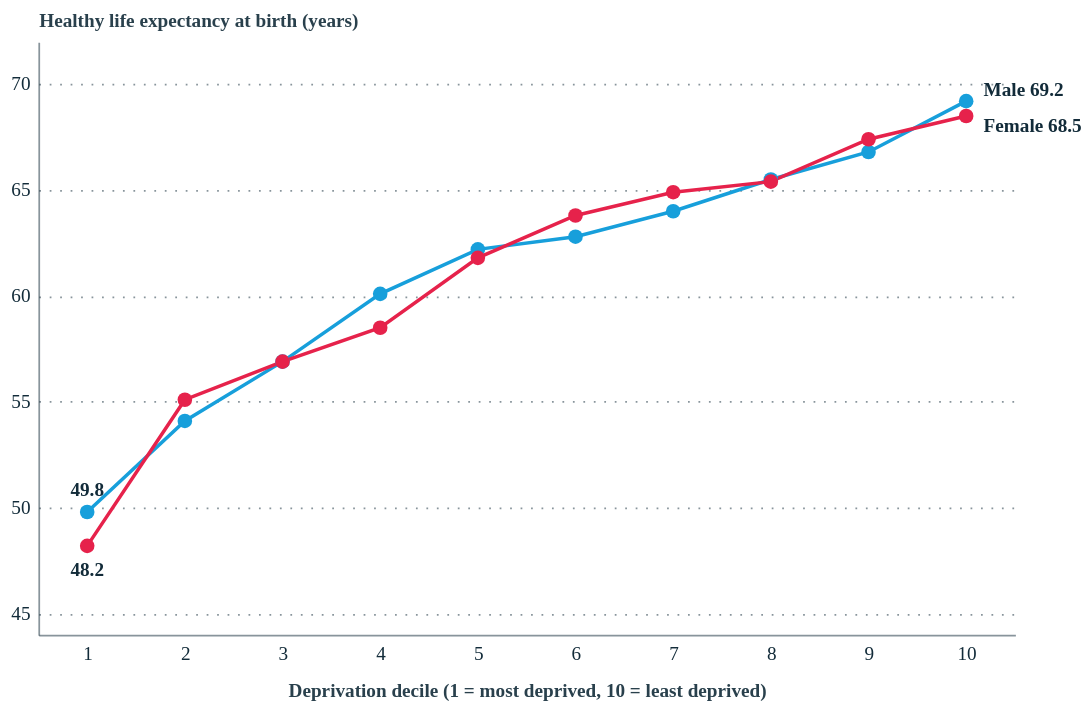

Here is the Vega-Lite specification saved for this chart:
### Vega-Lite specification from a JSON file in a GitHub repository (floating-point values rounded to 4 significant figures)
{"config": {"font": "Circular Std", "mark": {"line": {"interpolate": "linear"}}, "view": {"stroke": "transparent"}, "range": {"category": ["#179fdb", "#e6224b", "#f4c245", "#122b39", "#eb5c2e", "#36b7b4"], "diverging": ["#E6224B", "#E54753", "#C9C9C9", "#179FDB", "#122B39"], "heatmap": ["#C9C9C9", "#179FDB", "#0063AF", "#122B39"], "ordinal": ["#00A767", "#36B7B4", "#179FDB", "#0063AF", "#243B5A"]}, "axisX": {"labelColor": "#122b39", "tickColor": "#122b39", "domainColor": "#122b39", "domainOpacity": 0.5, "gridOpacity": 0, "labelFont": "Circular Std", "labelAngle": 0, "labelAlign": "center", "labelFontSize": 11, "labelPadding": 5, "tickCount": 10, "tickSize": 0, "title": "", "titleColor": "#122b39", "titleOpacity": 0.9, "titlePadding": 10}, "axisY": {"labelColor": "#122b39", "labelFont": "Circular Std", "tickColor": "#122b39", "domainColor": "#122b39", "gridColor": "#122b39", "gridDash": [1, 5], "gridOpacity": 0.5, "labelPadding": 5, "labelFontSize": 11, "domainOpacity": 0.5, "tickSize": 0, "title": null, "titleAlign": "left", "titleAngle": 0, "titleBaseline": "bottom", "titleColor": "#122b39", "titleOpacity": 0.9, "titleX": 0, "titleY": -7}, "legend": {"labelFont": "Circular Std", "titleFont": "Circular Std", "labelFontSize": 11, "titleFontSize": 11, "labelColor": "#122b39", "titleColor": "#122b39", "title": null, "symbolStrokeWidth": 0, "orient": "top", "direction": "horizontal", "offset": 16}}, "vconcat": [{"layer": [{"data": {"name": "data-b5093bbe0d40cd54e06f6ac163772583"}, "mark": {"type": "line", "strokeWidth": 2}, "encoding": {"color": {"field": "Sex", "legend": null, "scale": {"domain": ["Male", "Female"], "range": ["#179fdb", "#e6224b"]}, "type": "nominal"}, "x": {"axis": {"title": "Deprivation decile (1 = most deprived, 10 = least deprived)"}, "field": "decile", "type": "ordinal"}, "y": {"axis": {"tickCount": 6, "title": "Healthy life expectancy at birth (years)", "titleFont": "Circular Std"}, "field": "HLE", "scale": {"domain": [45, 72]}, "type": "quantitative"}}}, {"data": {"name": "data-b5093bbe0d40cd54e06f6ac163772583"}, "mark": {"type": "circle", "opacity": 1, "size": 70}, "encoding": {"color": {"field": "Sex", "legend": null, "scale": {"domain": ["Male", "Female"], "range": ["#179fdb", "#e6224b"]}, "type": "nominal"}, "tooltip": [{"field": "Sex", "type": "nominal"}, {"field": "decile", "title": "IMD decile", "type": "ordinal"}, {"field": "HLE", "format": ".1f", "title": "HLE (years)", "type": "quantitative"}, {"field": "LCI", "format": ".1f", "title": "95% CI lower", "type": "quantitative"}, {"field": "UCI", "format": ".1f", "title": "95% CI upper", "type": "quantitative"}], "x": {"axis": {"title": "Deprivation decile (1 = most deprived, 10 = least deprived)"}, "field": "decile", "type": "ordinal"}, "y": {"axis": {"tickCount": 6, "title": "Healthy life expectancy at birth (years)", "titleFont": "Circular Std"}, "field": "HLE", "scale": {"domain": [45, 72]}, "type": "quantitative"}}}, {"data": {"name": "data-f833a4c1d55871b48b27747395249093"}, "mark": {"type": "text", "color": "#122b39", "dy": -12, "font": "Circular Std", "fontSize": 11, "fontWeight": 600}, "encoding": {"text": {"field": "label", "type": "nominal"}, "x": {"axis": {"title": "Deprivation decile (1 = most deprived, 10 = least deprived)"}, "field": "decile", "type": "ordinal"}, "y": {"field": "HLE", "type": "quantitative"}}}, {"data": {"name": "data-3edbe1fa04888a8003fd5561b0c92892"}, "mark": {"type": "text", "color": "#122b39", "dy": 14, "font": "Circular Std", "fontSize": 11, "fontWeight": 600}, "encoding": {"text": {"field": "label", "type": "nominal"}, "x": {"axis": {"title": "Deprivation decile (1 = most deprived, 10 = least deprived)"}, "field": "decile", "type": "ordinal"}, "y": {"field": "HLE", "type": "quantitative"}}}, {"data": {"name": "data-d225968d2acff8e8f0f8165adeeb820f"}, "mark": {"type": "text", "align": "left", "color": "#122b39", "dx": 10, "dy": -6, "font": "Circular Std", "fontSize": 11, "fontWeight": 600}, "encoding": {"text": {"field": "label", "type": "nominal"}, "x": {"axis": {"title": "Deprivation decile (1 = most deprived, 10 = least deprived)"}, "field": "decile", "type": "ordinal"}, "y": {"field": "HLE", "type": "quantitative"}}}, {"data": {"name": "data-46b3b63e539fcbf3f77c04faafc23dd6"}, "mark": {"type": "text", "align": "left", "color": "#122b39", "dx": 10, "dy": 6, "font": "Circular Std", "fontSize": 11, "fontWeight": 600}, "encoding": {"text": {"field": "label", "type": "nominal"}, "x": {"axis": {"title": "Deprivation decile (1 = most deprived, 10 = least deprived)"}, "field": "decile", "type": "ordinal"}, "y": {"field": "HLE", "type": "quantitative"}}}], "height": 340, "width": 560}], "$schema": "https://vega.github.io/schema/vega-lite/v6.1.0.json", "datasets": {"data-b5093bbe0d40cd54e06f6ac163772583": [{"decile": 1, "Sex": "Male", "HLE": 49.8, "LCI": 48.9, "UCI": 50.7}, {"decile": 1, "Sex": "Female", "HLE": 48.2, "LCI": 47.2, "UCI": 49.2}, {"decile": 2, "Sex": "Male", "HLE": 54.1, "LCI": 53.2, "UCI": 55.0}, {"decile": 2, "Sex": "Female", "HLE": 55.1, "LCI": 54.2, "UCI": 56.0}, {"decile": 3, "Sex": "Male", "HLE": 56.9, "LCI": 56.0, "UCI": 57.8}, {"decile": 3, "Sex": "Female", "HLE": 56.9, "LCI": 55.8, "UCI": 57.9}, {"decile": 4, "Sex": "Male", "HLE": 60.1, "LCI": 59.3, "UCI": 61.0}, {"decile": 4, "Sex": "Female", "HLE": 58.5, "LCI": 57.4, "UCI": 59.5}, {"decile": 5, "Sex": "Male", "HLE": 62.2, "LCI": 61.4, "UCI": 63.0}, {"decile": 5, "Sex": "Female", "HLE": 61.8, "LCI": 60.8, "UCI": 62.7}, {"decile": 6, "Sex": "Male", "HLE": 62.8, "LCI": 62.0, "UCI": 63.6}, {"decile": 6, "Sex": "Female", "HLE": 63.8, "LCI": 62.9, "UCI": 64.7}, {"decile": 7, "Sex": "Male", "HLE": 64.0, "LCI": 63.2, "UCI": 64.8}, {"decile": 7, "Sex": "Female", "HLE": 64.9, "LCI": 64.0, "UCI": 65.8}, {"decile": 8, "Sex": "Male", "HLE": 65.5, "LCI": 64.7, "UCI": 66.2}, {"decile": 8, "Sex": "Female", "HLE": 65.4, "LCI": 64.6, "UCI": 66.3}, {"decile": 9, "Sex": "Male", "HLE": 66.8, "LCI": 66.0, "UCI": 67.5}, {"decile": 9, "Sex": "Female", "HLE": 67.4, "LCI": 66.5, "UCI": 68.2}, {"decile": 10, "Sex": "Male", "HLE": 69.2, "LCI": 68.6, "UCI": 69.9}, {"decile": 10, "Sex": "Female", "HLE": 68.5, "LCI": 67.7, "UCI": 69.3}], "data-f833a4c1d55871b48b27747395249093": [{"decile": 1, "Sex": "Male", "HLE": 49.8, "LCI": 48.9, "UCI": 50.7, "label": "49.8"}], "data-3edbe1fa04888a8003fd5561b0c92892": [{"decile": 1, "Sex": "Female", "HLE": 48.2, "LCI": 47.2, "UCI": 49.2, "label": "48.2"}], "data-d225968d2acff8e8f0f8165adeeb820f": [{"decile": 10, "Sex": "Male", "HLE": 69.2, "LCI": 68.6, "UCI": 69.9, "label": "Male 69.2"}], "data-46b3b63e539fcbf3f77c04faafc23dd6": [{"decile": 10, "Sex": "Female", "HLE": 68.5, "LCI": 67.7, "UCI": 69.3, "label": "Female 68.5"}]}}
